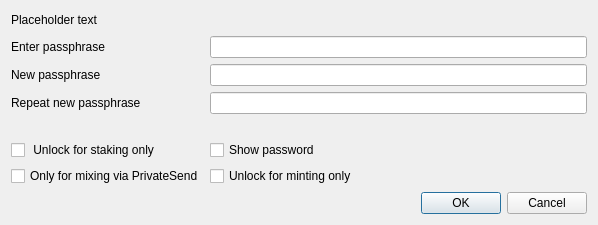
<?xml version="1.0" encoding="UTF-8"?>
<ui version="4.0">
 <class>AskPassphraseDialog</class>
 <widget class="QDialog" name="AskPassphraseDialog">
  <property name="geometry">
   <rect>
    <x>0</x>
    <y>0</y>
    <width>598</width>
    <height>225</height>
   </rect>
  </property>
  <property name="sizePolicy">
   <sizepolicy hsizetype="Preferred" vsizetype="Minimum">
    <horstretch>0</horstretch>
    <verstretch>0</verstretch>
   </sizepolicy>
  </property>
  <property name="minimumSize">
   <size>
    <width>550</width>
    <height>0</height>
   </size>
  </property>
  <property name="windowTitle">
   <string>Passphrase Dialog</string>
  </property>
  <layout class="QVBoxLayout" name="verticalLayout">
   <property name="sizeConstraint">
    <enum>QLayout::SetMinimumSize</enum>
   </property>
   <item>
    <widget class="QLabel" name="warningLabel">
     <property name="text">
      <string notr="true">Placeholder text</string>
     </property>
     <property name="textFormat">
      <enum>Qt::RichText</enum>
     </property>
     <property name="wordWrap">
      <bool>true</bool>
     </property>
    </widget>
   </item>
   <item>
    <layout class="QFormLayout" name="formLayout">
     <property name="sizeConstraint">
      <enum>QLayout::SetMinimumSize</enum>
     </property>
     <property name="fieldGrowthPolicy">
      <enum>QFormLayout::AllNonFixedFieldsGrow</enum>
     </property>
     <item row="0" column="0">
      <widget class="QLabel" name="passLabel1">
       <property name="text">
        <string>Enter passphrase</string>
       </property>
      </widget>
     </item>
     <item row="0" column="1">
      <widget class="QLineEdit" name="passEdit1">
       <property name="echoMode">
        <enum>QLineEdit::Password</enum>
       </property>
      </widget>
     </item>
     <item row="1" column="0">
      <widget class="QLabel" name="passLabel2">
       <property name="text">
        <string>New passphrase</string>
       </property>
      </widget>
     </item>
     <item row="1" column="1">
      <widget class="QLineEdit" name="passEdit2">
       <property name="echoMode">
        <enum>QLineEdit::Password</enum>
       </property>
      </widget>
     </item>
     <item row="2" column="0">
      <widget class="QLabel" name="passLabel3">
       <property name="text">
        <string>Repeat new passphrase</string>
       </property>
      </widget>
     </item>
     <item row="2" column="1">
      <widget class="QLineEdit" name="passEdit3">
       <property name="echoMode">
        <enum>QLineEdit::Password</enum>
       </property>
      </widget>
     </item>
     <item row="3" column="1">
      <widget class="QLabel" name="capsLabel">
       <property name="font">
        <font>
         <weight>75</weight>
         <bold>true</bold>
        </font>
       </property>
       <property name="text">
        <string/>
       </property>
       <property name="alignment">
        <set>Qt::AlignCenter</set>
       </property>
      </widget>
     </item>
     <item row="6" column="0">
      <widget class="QCheckBox" name="mixingOnlyCheckBox">
       <property name="enabled">
        <bool>true</bool>
       </property>
       <property name="visible">
        <bool>false</bool>
       </property>
       <property name="toolTip">
        <string>Serves to disable the trivial sendmoney when OS account compromised. Provides no real security.</string>
       </property>
       <property name="text">
        <string>Only for mixing via PrivateSend</string>
       </property>
      </widget>
     </item>
     <item row="5" column="0">
      <widget class="QCheckBox" name="stakingCheckBox">
       <property name="enabled">
        <bool>true</bool>
       </property>
       <property name="visible">
        <bool>false</bool>
       </property>
       <property name="text">
        <string> Unlock for staking only</string>
       </property>
      </widget>
     </item>
     <item row="5" column="1">
      <widget class="QCheckBox" name="toggleShowPasswordButton">
       <property name="text">
        <string>Show password</string>
       </property>
      </widget>
     </item>
     <item row="6" column="1">
      <widget class="QCheckBox" name="toggleUnlockMintingOnly">
       <property name="text">
        <string>Unlock for minting only</string>
       </property>
      </widget>
     </item>
    </layout>
   </item>
   <item>
    <widget class="QDialogButtonBox" name="buttonBox">
     <property name="orientation">
      <enum>Qt::Horizontal</enum>
     </property>
     <property name="standardButtons">
      <set>QDialogButtonBox::Cancel|QDialogButtonBox::Ok</set>
     </property>
    </widget>
   </item>
  </layout>
 </widget>
 <resources/>
 <connections>
  <connection>
   <sender>buttonBox</sender>
   <signal>accepted()</signal>
   <receiver>AskPassphraseDialog</receiver>
   <slot>accept()</slot>
   <hints>
    <hint type="sourcelabel">
     <x>20</x>
     <y>20</y>
    </hint>
    <hint type="destinationlabel">
     <x>20</x>
     <y>20</y>
    </hint>
   </hints>
  </connection>
  <connection>
   <sender>buttonBox</sender>
   <signal>rejected()</signal>
   <receiver>AskPassphraseDialog</receiver>
   <slot>reject()</slot>
   <hints>
    <hint type="sourcelabel">
     <x>20</x>
     <y>20</y>
    </hint>
    <hint type="destinationlabel">
     <x>20</x>
     <y>20</y>
    </hint>
   </hints>
  </connection>
 </connections>
</ui>
